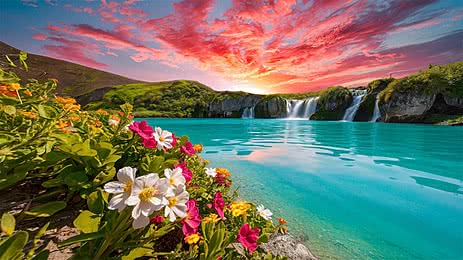
#> input picture PDI/pratica03/image.jpg, 463 x 260 px
$ python lab3.py
#> lines starting #> are read from the running program, lines starting #| are printed output that depends on the picture
import cv2
import numpy as np

img = cv2.imread("image.jpg", cv2.IMREAD_COLOR)
#> img is the input picture: shape (260, 463, 3); mean B, G, R 99.8, 114.7, 110.7
N = 8 # Níveis de cinza por canal
levels = np.linspace(0, 255, N, endpoint=True).astype(np.uint8)

# Método
def quantizar(img, N):
#> called with N = 8
    bins = 250 // N
    q = (img // bins) * bins + bins//2
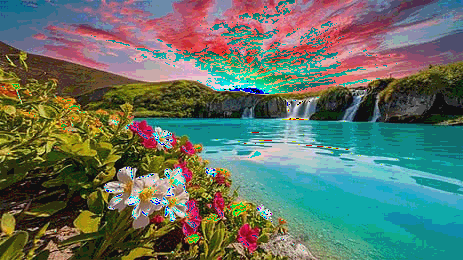
#> q: shape (260, 463, 3); mean B, G, R 101, 114, 99.5
    return q.astype(np.uint8)


quant = quantizar (img, N)
cv2.imwrite("img_quantizar.jpg", quant)

# Quantizar com K-means
Z = img.reshape((-1, 3)).astype(np.float32)

K = 16 # número de cores na paleta
criteria = (cv2.TERM_CRITERIA_EPS + cv2.TermCriteria_MAX_ITER, 10, 1.0)
_, label, centers = cv2.kmeans(Z, K, None, criteria, 10, cv2.KMEANS_RANDOM_CENTERS)
#> centers = 16 rows, first 8: [142.1, 126.9, 92.05], [34.55, 125.2, 141.6], [17.8, 70.14, 80.75], [157.3, 150.1, 179.4], [154.2, 153, 7.56], [123.6, 118.9, 10.71], [10.53, 32.7, 33.35], [203.4, 211.6, 230.7]

centers = np.uint8(centers)
#> centers = 16 rows, first 8: [142, 126, 92], [34, 125, 141], [17, 70, 80], [157, 150, 179], [154, 153, 7], [123, 118, 10], [10, 32, 33], [203, 211, 230]
quant = centers[label.flatten()].reshape(img.shape)
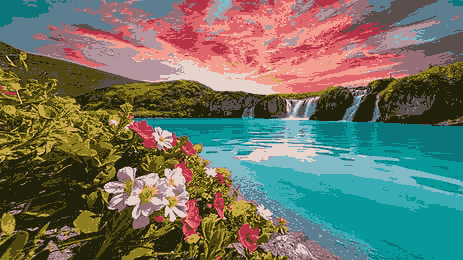
#> quant: shape (260, 463, 3); mean B, G, R 99.4, 114.3, 110.3

cv2.imwrite('img_kmeans.png', quant)

# Amostragem

height, width = img.shape[:2]
#> height = 260; width = 463

#DownSample
down = cv2.resize(img, (width//2, height//2), interpolation=cv2.INTER_AREA)
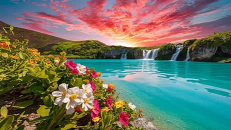
#> down: shape (130, 231, 3); mean B, G, R 99.8, 114.7, 110.7
cv2.imwrite("image_down_2x.jpg", down)

# Upsample
up = cv2.resize(img, (width*2, height*2), interpolation=cv2.INTER_NEAREST)
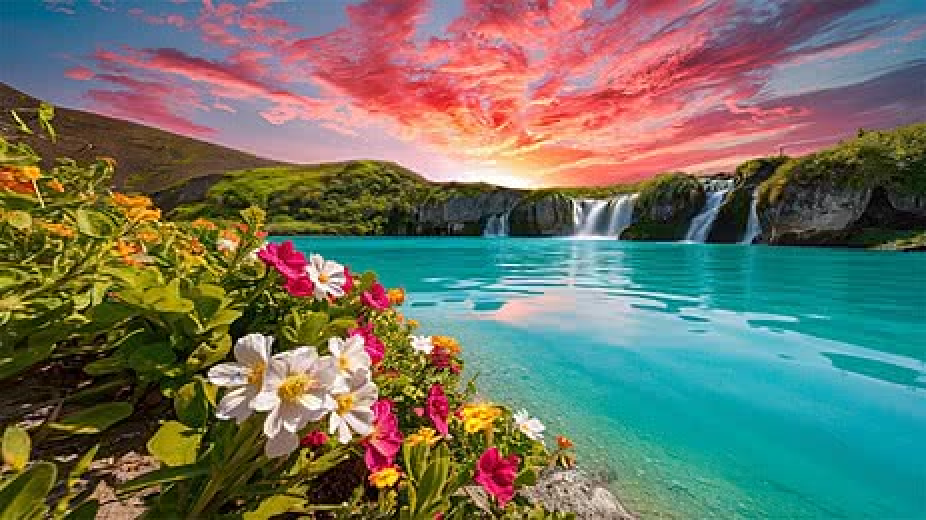
#> up: shape (520, 926, 3); mean B, G, R 99.8, 114.7, 110.7
cv2.imwrite("image_up_2x.jpg", up)
